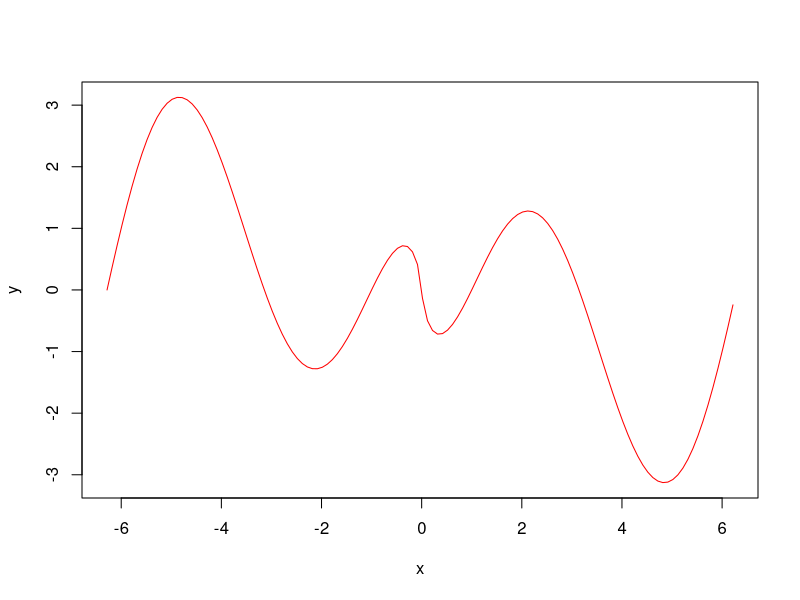
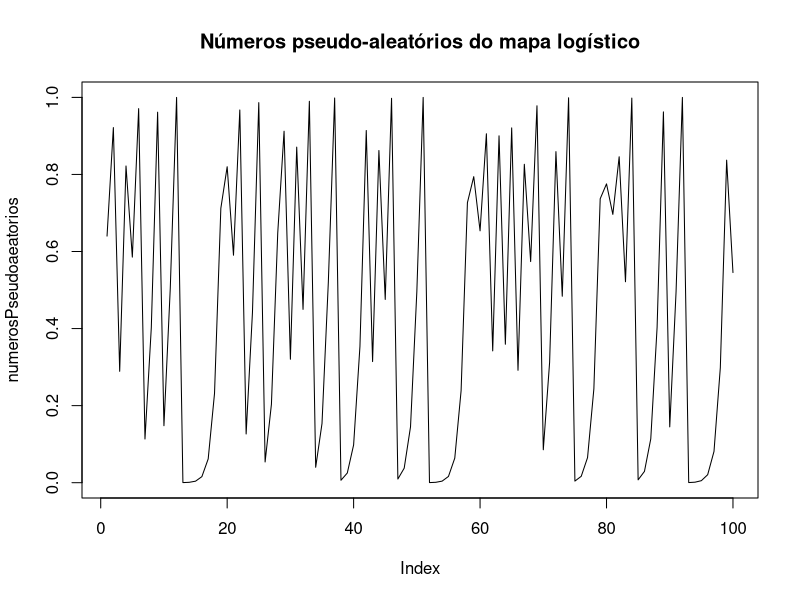

These charts were generated, in order, by the following R code:
## ---- chunk 1
x <- seq(-2 * pi, 2* pi, 0.1)
y <- log(x * x) * sin(x)
plot(x, y, "l", col = "red")
## ---- chunk 2
mapaLogistico <- function(x, r = 4) {
  r * x * (1 - x)
}

geraSequencia <- function(semente = 0.8, n = 100, r = 4) {
  # Inicializa um vetor para armazenar a sequência
  sequencia <- numeric(n)
  # Define o valor inicial
  x <- semente

# Gera a sequência
for (i in 1:n) {
  x <- mapaLogistico(x, r)
  sequencia[i] <- x
}

return(sequencia)
}

# Gera 100 números aleatórios do mapa logístico
numerosPseudoaeatorios <- geraSequencia(n = 100)

# Imprime os primeiros números
print(head(numerosPseudoaeatorios))

# Plota a sequência
plot(numerosPseudoaeatorios, type = "l", main = "Números pseudo-aleatórios do mapa logístico")
